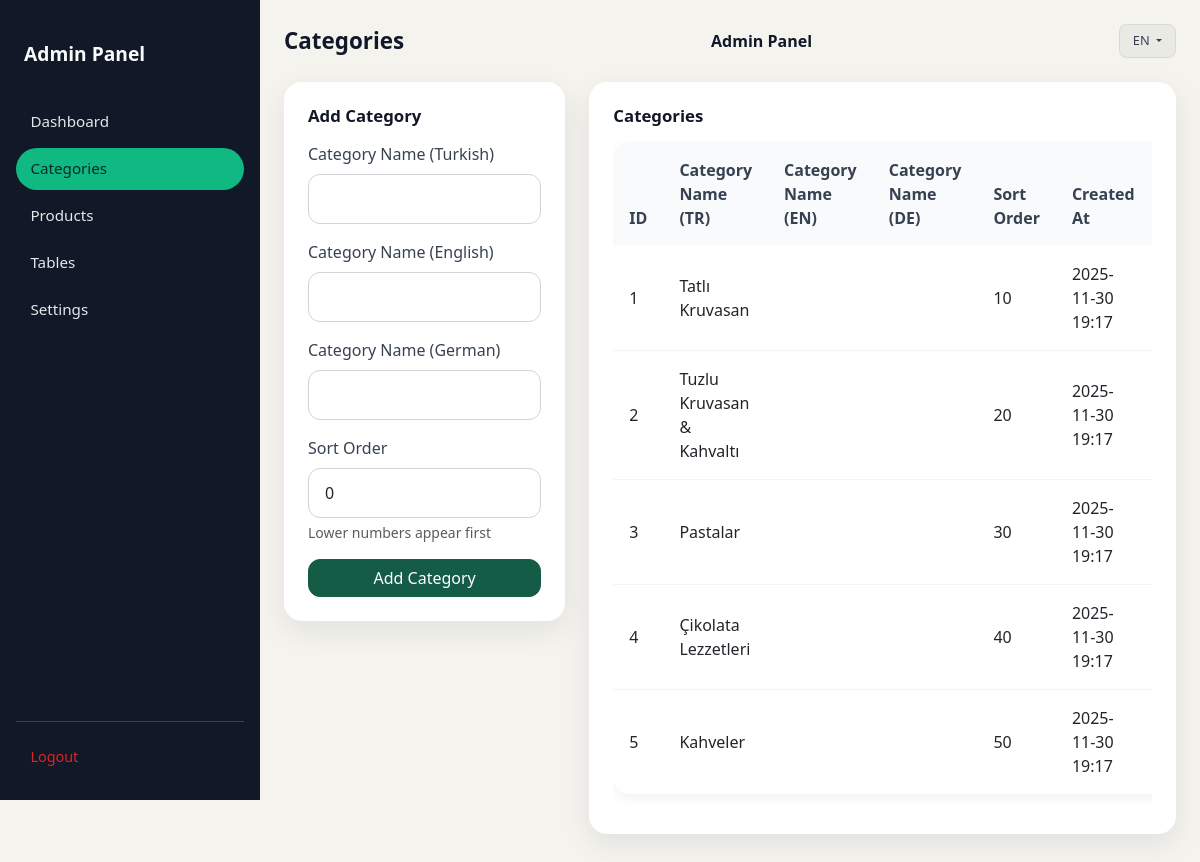
/app/public/admin/categories.php (signed in), run on the app's committed database.
### tables this page shows
CREATE TABLE IF NOT EXISTS categories (
    id INT AUTO_INCREMENT PRIMARY KEY,
    restaurant_id INT NOT NULL,
    name VARCHAR(100),
    sort_order INT DEFAULT 0,
    created_at TIMESTAMP DEFAULT CURRENT_TIMESTAMP,
    FOREIGN KEY (restaurant_id) REFERENCES restaurants(id) ON DELETE CASCADE
);

### app/app/includes/lang.php (called while the page is built, shortened)
<?php
function t(string $key, array $replacements = []): string {
    $translation = $GLOBALS['translations'][$key] ?? $key;
    return $translation;
}
function getCurrentLangCode(): string {
    return $GLOBALS['current_lang'];
}
?>

### app/public/admin/categories.php (the view, shortened to what this page needs)
<?php
$pdo = getDb();
$editCategory = null;
try {
    $stmt = $pdo->prepare("SELECT * FROM categories WHERE restaurant_id = 1 ORDER BY sort_order, id");
    $stmt->execute();
    $categories = $stmt->fetchAll();
} catch (PDOException $e) {
    $error = 'Error fetching categories: ' . $e->getMessage();
    $categories = [];
}
?>
<!DOCTYPE html>
<html lang="<?= getCurrentLangCode() ?>">
<head>
    <link href="https://cdn.jsdelivr.net/npm/bootstrap@5.3.0/dist/css/bootstrap.min.css" rel="stylesheet">
    <link href="/assets/admin.css?v=<?= time() ?>" rel="stylesheet">
    </head>
<body class="admin-body">
    <div class="admin-layout">
        <div class="admin-sidebar" id="mobileSidebar">
            <a href="/admin/dashboard.php" class="admin-sidebar-brand"><?= t('admin.title') ?></a>
            <nav class="admin-sidebar-nav">
                <a href="/admin/dashboard.php"><?= t('admin.dashboard') ?></a>
                <a href="/admin/categories.php" class="active"><?= t('admin.categories') ?></a>
                <a href="/admin/products.php"><?= t('admin.products') ?></a>
                <a href="/admin/tables.php"><?= t('admin.tables') ?></a>
                <a href="/admin/settings.php"><?= t('admin.settings') ?></a>
            </nav>
            <div class="admin-sidebar-footer">
                <a href="/admin/logout.php"><?= t('admin.logout') ?></a>
            </div>
        </div>
        <div class="admin-content">
            <div class="admin-topbar">
                <div class="admin-topbar-left">
                    <h1 class="admin-page-title d-none d-lg-block"><?= t('admin.categories') ?></h1>
                </div>
                <div class="admin-topbar-center">
                    <?php
                    try {
                        $pdo = getDb();
                        $stmt = $pdo->prepare("SELECT logo_path, name FROM restaurants WHERE id = 1 LIMIT 1");
                        $stmt->execute();
                        $restaurant = $stmt->fetch();
                        if ($restaurant && !empty($restaurant['logo_path'])): ?>
                            <img src="<?= htmlspecialchars($restaurant['logo_path']) ?>"
                                 alt="<?= htmlspecialchars($restaurant['name'] ?? 'Restaurant Logo') ?>"
                                 style="height: 32px; max-width: 120px; object-fit: contain;">
                        <?php else: ?>
                            <span class="admin-topbar-logo"><?= t('admin.title') ?></span>
                        <?php endif;
                    } catch (Exception $e) {
                        echo '<span class="admin-topbar-logo">' . t('admin.title') . '</span>';
                    }
                    ?>
                </div>
                <div class="admin-topbar-right">
                    <div class="dropdown">
                        <button class="admin-lang-btn dropdown-toggle" type="button" data-bs-toggle="dropdown">
                            <?= strtoupper(getCurrentLangCode()) ?>
                        </button>
                    </div>
                </div>
            </div>
            <div class="row">
                <div class="col-md-4">
                    <div class="admin-card">
                        <div class="admin-card-header">
                            <h5 class="admin-card-title"><?= $editCategory ? t('admin.edit_category') : t('admin.add_category') ?></h5>
                        </div>
                        <form method="POST">
                            <div class="mb-3">
                                <label for="name" class="form-label"><?= t('admin.category_name_tr') ?></label>
                                <input type="text" class="form-control" id="name" name="name"
                                       value="<?= htmlspecialchars($editCategory['name'] ?? '') ?>" required>
                            </div>
                            <div class="mb-3">
                                <label for="name_en" class="form-label"><?= t('admin.category_name_en') ?></label>
                                <input type="text" class="form-control" id="name_en" name="name_en"
                                       value="<?= htmlspecialchars($editCategory['name_en'] ?? '') ?>">
                            </div>
                            <div class="mb-3">
                                <label for="name_de" class="form-label"><?= t('admin.category_name_de') ?></label>
                                <input type="text" class="form-control" id="name_de" name="name_de"
                                       value="<?= htmlspecialchars($editCategory['name_de'] ?? '') ?>">
                            </div>
                            <div class="mb-3">
                                <label for="sort_order" class="form-label"><?= t('admin.sort_order') ?></label>
                                <input type="number" class="form-control" id="sort_order" name="sort_order"
                                       value="<?= $editCategory['sort_order'] ?? 0 ?>" min="0">
                                <div class="form-text">Lower numbers appear first</div>
                            </div>
                            <div class="d-grid gap-2">
                                <button type="submit" class="btn btn-primary">
                                    <?= $editCategory ? t('admin.edit_category') : t('admin.add_category') ?>
                                </button>
                            </div>
                        </form>
                    </div>
                </div>
                <div class="col-md-8">
                    <div class="admin-card">
                        <div class="admin-card-header">
                            <h5 class="admin-card-title"><?= t('admin.categories') ?></h5>
                        </div>
                        <?php if (empty($categories)): ?>
                            <div class="text-center py-4">
                                <p class="text-muted">No categories found. Add your first category using the form on the left.</p>
                            </div>
                        <?php else: ?>
                            <div class="table-responsive">
                                <table class="table table-rounded">
                                    <thead>
                                        <tr>
                                            <th>ID</th>
                                            <th><?= t('admin.category_name') ?> (TR)</th>
                                            <th><?= t('admin.category_name') ?> (EN)</th>
                                            <th><?= t('admin.category_name') ?> (DE)</th>
                                            <th><?= t('admin.sort_order') ?></th>
                                            <th>Created At</th>
                                        </tr>
                                    </thead>
                                    <tbody>
                                        <?php foreach ($categories as $category): ?>
                                            <tr>
                                                <td><?= $category['id'] ?></td>
                                                <td><?= htmlspecialchars($category['name']) ?></td>
                                                <td><?= htmlspecialchars($category['name_en'] ?? '') ?></td>
                                                <td><?= htmlspecialchars($category['name_de'] ?? '') ?></td>
                                                <td><?= $category['sort_order'] ?></td>
                                                <td><?= date('Y-m-d H:i', strtotime($category['created_at'])) ?></td>
                                            </tr>
                                        <?php endforeach; ?>
                                    </tbody>
                                </table>
                            </div>
                        <?php endif; ?>
                    </div>
                </div>
            </div>
        </div>
    </div>
</body>
</html>

### app/public/assets/admin.css (style rules this page uses)
body.admin-body { background: #f4f3ee; font-family: system-ui, -apple-system, BlinkMacSystemFont, "Segoe UI", sans-serif; }
.admin-layout { display: flex; min-height: 100vh; }
.admin-sidebar { width: 260px; background: #111827; color: #e5e7eb; display: flex; flex-direction: column; padding: 1.5rem 1rem; position: fixed; height: 100vh; overflow-y: auto; }
.admin-sidebar-brand { font-weight: 700; font-size: 1.2rem; color: #f9fafb; margin-bottom: 1.5rem; margin-top: 0.5rem; text-decoration: none; display: block; padding: 0.5rem; border-radius: 8px; transition: background 0.2s ease; }
.admin-sidebar-nav { flex: 1; }
.admin-sidebar-nav a { display: block; padding: 0.6rem 0.9rem; border-radius: 999px; color: #e5e7eb; text-decoration: none; font-size: 0.95rem; margin-bottom: 0.3rem; transition: all 0.2s ease; }
.admin-sidebar-nav a.active { background: #10b981; color: #022c22; font-weight: 500; }
.admin-sidebar-footer { margin-top: auto; padding-top: 1rem; border-top: 1px solid #374151; }
.admin-sidebar-footer a { color: #dc2626; text-decoration: none; font-size: 0.9rem; padding: 0.5rem 0.9rem; border-radius: 8px; display: block; transition: background 0.2s ease; }
.admin-content { flex: 1; margin-left: 260px; padding: 1.5rem; }
.admin-topbar { display: flex; justify-content: space-between; align-items: center; margin-bottom: 1.5rem; }
.admin-page-title { font-size: 1.4rem; font-weight: 600; color: #111827; margin: 0; }
.admin-card { background: #ffffff; border-radius: 18px; box-shadow: 0 10px 30px rgba(15, 23, 42, 0.08); padding: 1.5rem; margin-bottom: 1.5rem; border: none; transition: box-shadow 0.2s ease; }
.admin-card-header { display: flex; justify-content: space-between; align-items: center; margin-bottom: 1rem; }
.admin-card-title { font-weight: 600; font-size: 1.05rem; color: #111827; margin: 0; }
.table-rounded { border-radius: 16px; overflow: hidden; box-shadow: 0 4px 12px rgba(15, 23, 42, 0.06); }
.table-rounded thead th { background: #f8fafc; border: none; font-weight: 600; color: #374151; padding: 1rem; }
.table-rounded tbody td { border: none; padding: 1rem; vertical-align: middle; }
.table-rounded tbody tr { border-bottom: 1px solid #f1f5f9; }
.table-rounded tbody tr:last-child { border-bottom: none; }
.btn-primary { background: #145c46; border-color: #145c46; border-radius: 12px; font-weight: 500; transition: all 0.2s ease; }
.form-control { border-radius: 12px; border: 1px solid #d1d5db; padding: 0.75rem 1rem; transition: all 0.2s ease; }
.form-label { font-weight: 500; color: #374151; margin-bottom: 0.5rem; }
.admin-topbar-left, .admin-topbar-center, .admin-topbar-right { display: flex; align-items: center; }
.admin-topbar-center { flex: 1; justify-content: center; }
.admin-topbar-right { justify-content: flex-end; gap: 0.5rem; }
.admin-topbar-logo { font-weight: 600; font-size: 1rem; color: #111827; white-space: nowrap; }
.admin-lang-btn { border-radius: 8px; font-size: 0.8rem; font-weight: 500; padding: 0.4rem 0.8rem; background: rgba(17, 24, 39, 0.04); border: 1px solid rgba(17, 24, 39, 0.08); color: #374151; transition: all 0.2s ease; min-width: 50px; }
@media (min-width: 992px) { .admin-sidebar { transform: translateX(0); position: fixed; top: 0; bottom: auto; height: 100vh; box-shadow: none; } }
@media (min-width: 992px) { .admin-content { margin-left: 260px; } }

### data on the page
categories: id "1", name "Tatlı Kruvasan", sort_order "10", created_at "2025-11-30 19:17"
categories: id "2", name "Tuzlu Kruvasan & Kahvaltı", sort_order "20", created_at "2025-11-30 19:17"
categories: id "3", name "Pastalar", sort_order "30", created_at "2025-11-30 19:17"
categories: id "4", name "Çikolata Lezzetleri", sort_order "40", created_at "2025-11-30 19:17"
categories: id "5", name "Kahveler", sort_order "50", created_at "2025-11-30 19:17"

### other printed values
t('admin.title') "Admin Panel"
t('admin.dashboard') "Dashboard"
t('admin.categories') "Categories"
t('admin.products') "Products"
t('admin.tables') "Tables"
t('admin.settings') "Settings"
t('admin.logout') "Logout"
getCurrentLangCode() "EN"
t('admin.add_category') "Add Category"
t('admin.category_name_tr') "Category Name (Turkish)"
t('admin.category_name_en') "Category Name (English)"
t('admin.category_name_de') "Category Name (German)"
t('admin.sort_order') "Sort Order"
t('admin.category_name') "Category Name"
